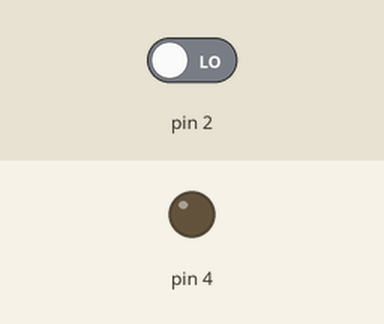
Bench run of a sketch on a simulated Arduino Uno, built with avr-gcc and run on an emulated ATmega328P. On the bench: output pins drawn as LEDs (lit = HIGH). The inputs (shaded band) are chosen by the test bench; at power-on: pin 2 LOW.

Above: at 1.2 s.
1.3 s: pin 2 driven HIGH
At 1.6 s:
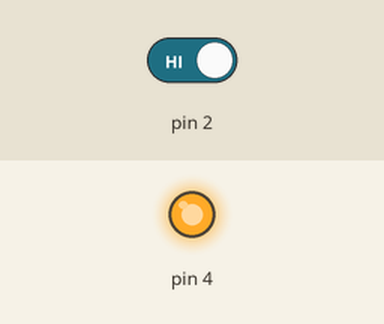
2.8 s: pin 2 driven LOW
At 3.9 s:
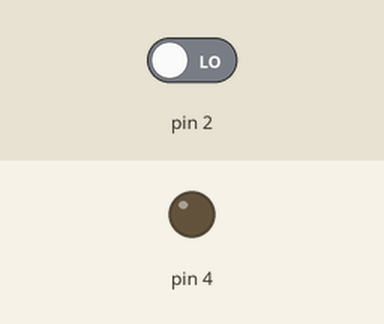
Timing chart, 0 to 5.8 s (numbered marks = the images above; inputs shaded):
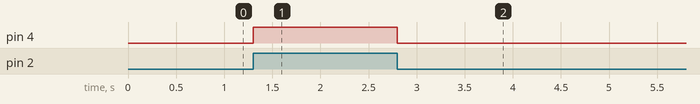

Measured:
- after the input at 1.3 s, pin 4: LOW → HIGH at once
- after the input at 2.8 s, pin 4: HIGH → LOW at once

The sketch:

Exercicio_6.ino
```cpp
int estadoBotao = 0;

void setup() {
  pinMode(2, INPUT);
  pinMode(4, OUTPUT);
}

void loop() {
  estadoBotao = digitalRead(2);

  if (estadoBotao == HIGH) {
    digitalWrite(4, HIGH);
  } else {
    digitalWrite(4, LOW);
  }
}
```
